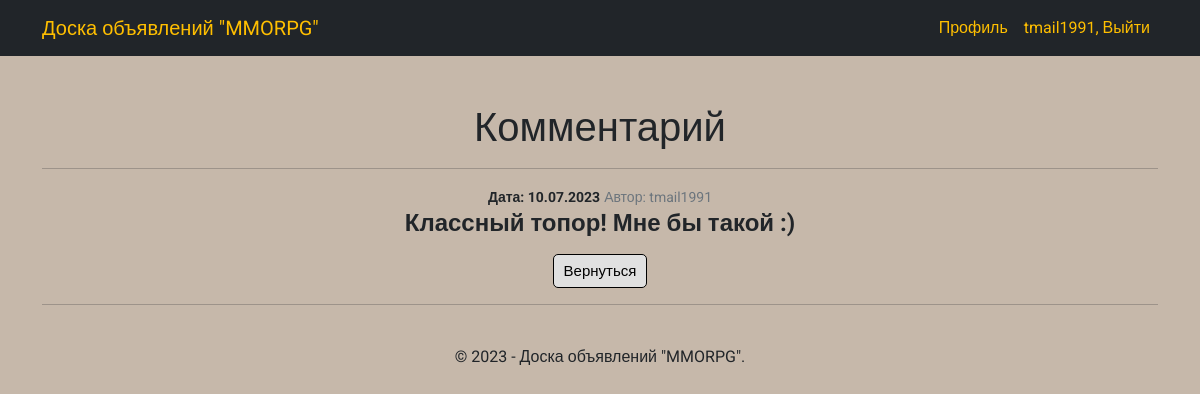
The app's page /comments/3/ (signed in) with its own data.
### mmorpg/models.py (models this page shows, shortened)
class Comment(models.Model):
    author_comment = models.ForeignKey(User, on_delete=models.CASCADE, verbose_name='Автор')
    text_comment = models.TextField(verbose_name='Текст')
    post_comment = models.ForeignKey(Post, on_delete=models.CASCADE, verbose_name='Комментарий')
    date_comment = models.DateTimeField(auto_now_add=True, verbose_name='Дата')
    confirmation_comment = models.BooleanField(default=False, verbose_name='Подтверждение')
    class Meta:
        verbose_name = 'Комментарий'
        verbose_name_plural = 'Комментарии'

### mmorpg/views.py (the view)
# urls.py: path('comments/<int:pk>/', CommentDetail.as_view(), name='comment_detail'),
class CommentDetail(DetailView):
    model = Comment
    template_name = 'comment_detail.html'
    context_object_name = 'comment_detail'
    def get_template_names(self):
        response = self.get_object()
        if response.post_comment.author_post == self.request.user:
            self.template_name = 'comment_detail.html'
            return self.template_name
        else:
            raise PermissionDenied

### templates/comment_detail.html (shortened to what this page needs)
{% extends 'index.html' %}
    {% block content %}
    <h1>Комментарий</h1>
    <hr>
    <small class="fw-bold">Дата: {{ comment_detail.date_comment | date:"d.m.Y" }}</small>
    <small class="text-muted">Автор: {{ comment_detail.author_comment }}</small>
    <h4><b>{{ comment_detail.text_comment | linebreaks | safe }}</b></h4>
    <div align="center"><a class="main_button" href="{% url 'comments' %}" title="Вернуться">Вернуться</a></div>
    <hr>
    {% endblock content %}

### templates/index.html (shortened to what this page needs)
{% load static %}
{% load custom_tags %}
<!DOCTYPE html>
<html lang="en" xmlns="http://www.w3.org/1999/html">
    <head>
        <link href="{% static 'mmorpg/css/style.css' %}" rel="stylesheet" />
    </head>
    <body>
        <nav class="navbar navbar-expand-lg navbar-dark bg-dark">
            <div class="container">
                <a class="navbar-brand" href="{% url 'posts' %}">Доска объявлений "MMORPG"</a>
                <div class="collapse navbar-collapse" id="navbarSupportedContent">
                    <ul class="navbar-nav ms-auto mb-2 mb-lg-0">
                        {% if user.is_authenticated %}
                            <li class="nav-item"><a class="nav-link active" aria-current="page" href="{% url 'profile' %}">Профиль</a></li>
                            <li class="nav-item"><a class="nav-link active" aria-current="page" href="{% url 'account_logout' %}">{{ user.username }}, Выйти</a></li>
                        {% else %}
                            <li class="nav-item"><a class="nav-link active" aria-current="page" href="{% url 'account_signup' %}">Регистрация</a></li>
                            <li class="nav-item"><a class="nav-link active" aria-current="page" href="{% url 'account_login' %}">Войти</a></li>
                        {% endif %}
                    </ul>
                </div>
            </div>
        </nav>
        <div class="container">
            <div class="text-center mt-5">
                {% block content %}{% endblock %}
                <br>
                <p>&copy; 2023 - Доска объявлений "MMORPG".</p>
            </div>
        </div>
    </body>
</html>

### templates/comment_detail.html (style rules this page uses)
.main_button { display: inline-block;cursor: pointer; font-size:15px;text-decoration:none;padding:5px 10px; color:#000000;background:#e0e0e0;border-radius:5px;border:1px solid #000000; }

### records on screen
Comment: date_comment "10.07.2023", author_comment "tmail1991", text_comment "Классный топор! Мне бы такой :)"

### other values on screen
{{ user.username }} "tmail1991"
